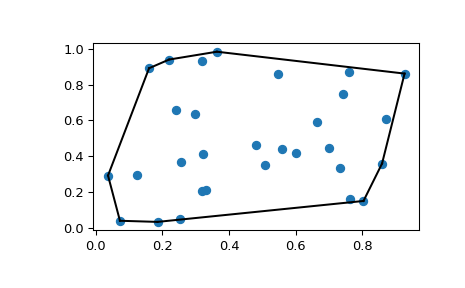

Generate this figure with Python:
from scipy.spatial import ConvexHull
rng = np.random.default_rng()
points = rng.random((30, 2))   # 30 random points in 2-D
hull = ConvexHull(points)

# The convex hull is represented as a set of N 1-D simplices,
# which in 2-D means line segments. The storage scheme is exactly the
# same as for the simplices in the Delaunay triangulation discussed
# above.

# We can illustrate the above result:

import matplotlib.pyplot as plt
plt.plot(points[:,0], points[:,1], 'o')
for simplex in hull.simplices:
    plt.plot(points[simplex,0], points[simplex,1], 'k-')
plt.show()
